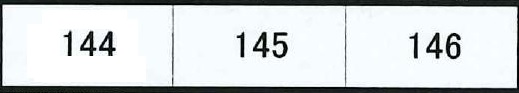
#> input picture template_check_material/TesteviceeNo_template.jpg, 519 x 93 px
$ python -i utilitiesProcessImage.py   (imports and definitions only)   (older library calls are emulated)
#> lines starting #> are read from the running program, lines starting #| are printed output that depends on the picture; after the words box and inside, x2 and y2 are one past the last pixel; in counts of white or black regions, pixels touching at a corner belong together
#> further down, picture is the input picture: shape (93, 519, 3); mean B, G, R 215.1, 213.7, 209.3
import numpy
import cv2
from common import ErrorCode
import imutils
import constant

startDebug = False

# [16 lines left out: function convertBinaryImage, not called in this run]

# def getAngle(p1, p2, l1, l2):
# 	errCode = common.SUCCESS
# 	t1 = p2 - p1
# 	t2 = l2 - l1
# 	distan1 = math.sqrtf(t1.x *t1.x + t1.y*t1.y)
# 	distan2 = math.sqrtf(t2.x *t2.x + t2.y*t2.y)
# 	cos_angle = float(t1.x*t2.x + t1.y*t2.y) / float(distan1 *distan2)
# 	angle = cv2.acos(cos_angle)
# 	return errCode, angle

# def findVerticalLine(binaryImage):
# 	errCode = common.SUCCESS

# 	height, width = binaryImage.shape

# 	draw = cv2.cvtColor(binaryImage, cv2.COLOR_GRAY2RGB)
# 	lines = cv2.HoughLinesP(binaryImage, 2, numpy.pi / 180, 100, height/3, 3)
# 	# map<float, vector<lineInfo>> verticalLine;
# 	verticalLines = []
# 	# print("lines = ", lines)
# 	for line in lines:
# 		# print(line)
# 		infoLine = line[0]
# 		cv2.line(draw,(infoLine[0],infoLine[1]),(infoLine[2],infoLine[3]),(0,0,255),1)
# 		# errCode, angle = getAngle((line[0][0], line[0][1]), (line[0][2], line[0][3]), (0, 0), (0, 50))
# 		# angle = angle*180.0 / numpy.pi
# 		# cv::line(draw, Point(listLine[i][0], listLine[i][1]), Point(listLine[i][2], listLine[i][3]), Scalar(0, 255, 0), 1);
# 		# print("angle: ", angle)
# 		# if ((abs(angle_) < 45 || abs(angle_) > 135))
# 		# {
# 		# 	lineInfo line;
# 		# 	line.line = listLine[i];
# 		# 	if (listLine[i][0] == listLine[i][2]) {
# 		# 		line.a = 1;
# 		# 		line.b = 0;
# 		# 		line.c = -listLine[i][0];
# 		# 	}
# 		# 	else {
# 		# 		line.a = listLine[i][1] - listLine[i][3];
# 		# 		line.b = listLine[i][2] - listLine[i][0];
# 		# 		line.c = -listLine[i][0] * (listLine[i][1] - listLine[i][3]) - listLine[i][1] * (listLine[i][2] - listLine[i][0]);
# 		# 	}
# 		# 	verticalLine[angle_].push_back(line);
# 		# 	//verticalLine.push_back(line);
# 		# 	cv::line(draw, Point(listLine[i][0], listLine[i][1]), Point(listLine[i][2], listLine[i][3]), Scalar(0, 255, 0), 1);
# 		# }
# 	# }
# 	# cv2.imshow("draw", draw)
# 	return errCode, line

# def findHorizontalLine(binaryImage):
# 	errCode = common.SUCCESS
# 	height, width = binaryImage.shape
# 	return errCode

# def findBorderLine(binaryImage):
# 	errCode = common.SUCCESS
# 	height, width = binaryImage.shape

# 	leftImage = binaryImage[0:height, 0:int(width/2)]
# 	# cv2.imshow("leftImage", leftImage)
# 	leftLine = findVerticalLine(leftImage)

# 	# rightImage = binaryImage[0:height, int(width/2):width]
# 	# # cv2.imshow("rightImage", rightImage)
# 	# leftLine = findVerticalLine(rightImage)

# 	# topImage = binaryImage[0:int(height/2), 0:width]
# 	# # cv2.imshow("topImage", topImage)
# 	# topLine = findHorizontalLine(topImage)

# 	# bottomImage = binaryImage[int(height/2):height, 0:width]
# 	# # cv2.imshow("bottomImage", bottomImage)
# 	# bottomLine = findHorizontalLine(bottomImage)
# 	return errCode

def findBoundingPlateByCanny(image):
	errCode = ErrorCode.SUCCESS
	ratio = image.shape[0] / 50.0
#> ratio = 1.86
	orig = image.copy()
	image = imutils.resize(image, height = 50)
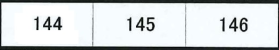
#> image: shape (50, 279, 3); mean of channels 0, 1, 2 215.1, 213.7, 209.3; drawn as B, G, R
	gray = cv2.cvtColor(image, cv2.COLOR_BGR2GRAY)
	gray = cv2.bilateralFilter(gray, 11, 17, 17)

	edged = cv2.Canny(gray, 30, 200)
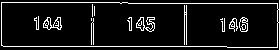
#> edged: shape (50, 279); 8.7% white in thin lines or dots
	# cv2.imshow("edged", edged)

	cnts = cv2.findContours(edged.copy(), cv2.RETR_TREE, cv2.CHAIN_APPROX_SIMPLE)
#> cnts = 33 contours, 20 with area under 20; largest, box (x1, y1, x2, y2) and area: (1, 2, 279, 48) 12044, (1, 2, 279, 48) 12042, (136, 17, 155, 32) 134, (43, 17, 62, 30) 130, (239, 17, 248, 32) 95
	cnts = imutils.grab_contours(cnts)
	cnts = sorted(cnts, key = cv2.contourArea, reverse = True)[:10]
#> cnts = 10 contours; largest, box (x1, y1, x2, y2) and area: (1, 2, 279, 48) 12044, (1, 2, 279, 48) 12042, (136, 17, 155, 32) 134, (43, 17, 62, 30) 130, (239, 17, 248, 32) 95
	screenCnt = None
	for c in cnts:
		peri = cv2.arcLength(c, True)
		approx = cv2.approxPolyDP(c, 0.015 * peri, True)
		if len(approx) == 4:
			screenCnt = approx
			break
#> this loop made 1 pass
#> (peri, screenCnt) on pass 1: (642.7, [[1, 2], [3, 46], [277, 47], [277, 3]])

	rect = None
	if type(screenCnt) is numpy.ndarray:
		cv2.drawContours(image, [screenCnt], -1, (0, 255, 0), 1)
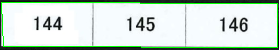
#> image: shape (50, 279, 3); 4.57% of pixels changed, all inside (x1, y1, x2, y2) = (1, 2, 278, 48); drawn as B, G, R
		# cv2.imshow("image", image)
		pts = screenCnt.reshape(4, 2)
#> pts = [[1, 2], [3, 46], [277, 47], [277, 3]]
		rect = numpy.zeros((4, 2), dtype = "float32")
		s = pts.sum(axis = 1)
#> s = [3, 49, 324, 280]
		rect[0] = pts[numpy.argmin(s)]
		rect[2] = pts[numpy.argmax(s)]
		diff = numpy.diff(pts, axis = 1)
#> diff = [1, 43, -230, -274]
		rect[1] = pts[numpy.argmin(diff)]
		rect[3] = pts[numpy.argmax(diff)]
		rect *= ratio
	else:
		errCode = ErrorCode.INVALID_DATA

	if errCode == ErrorCode.SUCCESS:
		if abs(rect[0][0] - rect[1][0]) < image.shape[0]/2 or abs(rect[0][1] - rect[2][1]) < image.shape[1]/2:
			errCode = ErrorCode.INVALID_DATA

	return errCode, rect

# [628 lines left out: functions getPlateWithBounding, fourPointTransform, getTextLinesByContour, mergeLineText, spilitLineImage, removeHorizontalLineTable and 10 more, not called in this run]

>>> import cv2
>>> picture = cv2.imread('template_check_material/TesteviceeNo_template.jpg')
>>> result = findBoundingPlateByCanny(picture)

$ run again, on template_check_material/ORingMaterial_template.jpg
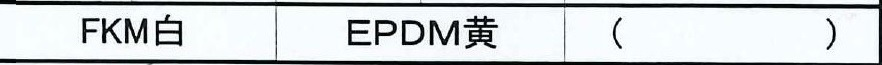
#> input picture template_check_material/ORingMaterial_template.jpg, 882 x 65 px
#> picture is the input picture: shape (65, 882, 3); mean B, G, R 212.7, 210.7, 206
#> in findBoundingPlateByCanny, `image = imutils.resize(image, height = 50)`:
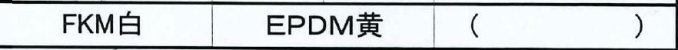
#> image: shape (50, 678, 3); mean of channels 0, 1, 2 212.7, 210.7, 206; drawn as B, G, R
#> in findBoundingPlateByCanny, `edged = cv2.Canny(gray, 30, 200)`:
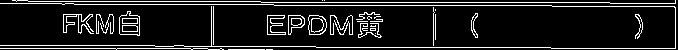
#> edged: shape (50, 678); 11.1% white in thin lines or dots
#> in findBoundingPlateByCanny, `cnts = cv2.findContours(edged.copy(), cv2.RETR_TREE, cv2.CHAIN_APPROX_..`: cnts = 48 contours, 26 with area under 20; largest, box (x1, y1, x2, y2) and area: (119, 11, 140, 36) 392, (119, 11, 140, 36) 386, (308, 15, 327, 35) 299, (308, 15, 327, 35) 290, (288, 15, 305, 35) 202
#> in findBoundingPlateByCanny, `cnts = sorted(cnts, key = cv2.contourArea, reverse = True)[:10]`: cnts = 10 contours; largest, box (x1, y1, x2, y2) and area: (119, 11, 140, 36) 392, (119, 11, 140, 36) 386, (308, 15, 327, 35) 299, (308, 15, 327, 35) 290, (288, 15, 305, 35) 202
#> the loop in findBoundingPlateByCanny, `for c in cnts:` made 10 passes
#> peri on passes 1 to 8: 84.73, 83.56, 67.8, 65.46, 65.31, 62.97, 121.3, 119

$ run again, on template_check_material/check_material_default.jpg
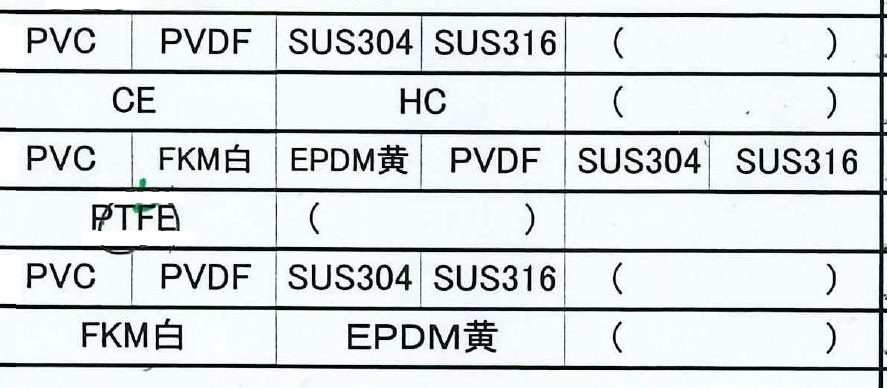
#> input picture template_check_material/check_material_default.jpg, 887 x 388 px
#> picture is the input picture: shape (388, 887, 3); mean B, G, R 221.2, 218.9, 214.2
#> in findBoundingPlateByCanny, `edged = cv2.Canny(gray, 30, 200)`:
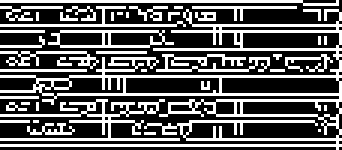
#> edged: shape (50, 114) (shown 3 times larger); 35.6% white in thin lines or dots
#> in findBoundingPlateByCanny, `cnts = cv2.findContours(edged.copy(), cv2.RETR_TREE, cv2.CHAIN_APPROX_..`: cnts = 79 contours, 65 with area under 20; largest, box (x1, y1, x2, y2) and area: (0, 3, 114, 50) 1188, (73, 25, 114, 32) 236, (80, 10, 114, 17) 194, (41, 25, 74, 32) 189, (16, 10, 58, 16) 168
#> in findBoundingPlateByCanny, `cnts = sorted(cnts, key = cv2.contourArea, reverse = True)[:10]`: cnts = 10 contours; largest, box (x1, y1, x2, y2) and area: (0, 3, 114, 50) 1188, (73, 25, 114, 32) 236, (80, 10, 114, 17) 194, (41, 25, 74, 32) 189, (16, 10, 58, 16) 168
#> the loop in findBoundingPlateByCanny, `for c in cnts:` made 2 passes
#> (peri, screenCnt) on pass 2: (89.07, [[73, 26], [111, 25], [113, 30], [74, 31]])
#> in findBoundingPlateByCanny, `cv2.drawContours(image, [screenCnt], -1, (0, 255, 0), 1)`:
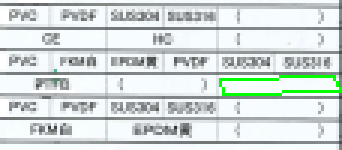
#> image: shape (50, 114, 3) (shown 3 times larger); mean of channels 0, 1, 2 217.4, 219.1, 210.6; drawn as B, G, R
#> pts = [[73, 26], [111, 25], [113, 30], [74, 31]]
#> s = [99, 136, 143, 105]
#> diff = [-47, -86, -83, -43]
